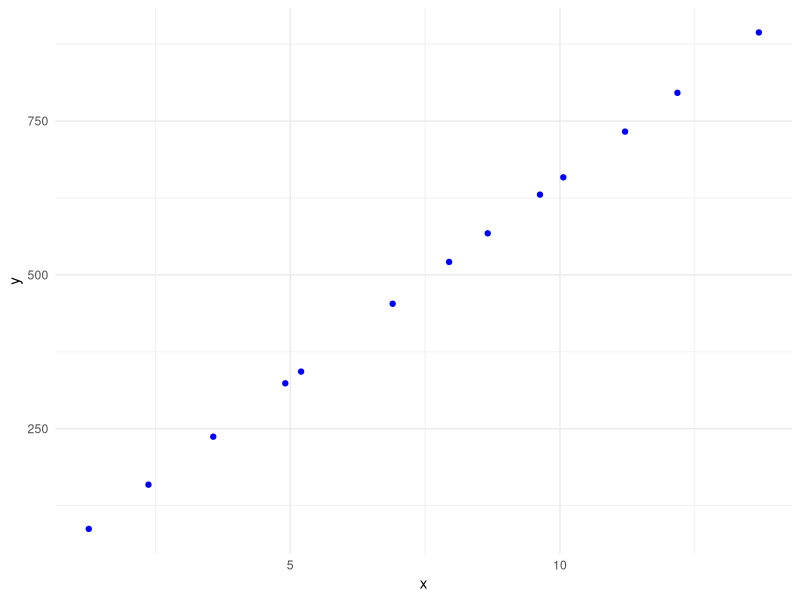
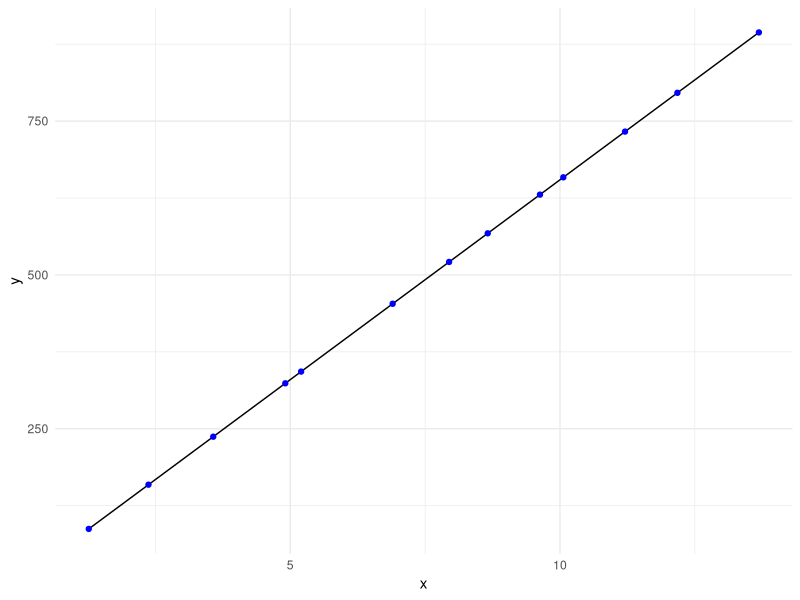

R code for these plots, in order:
## ---- chunk 1
knitr::opts_chunk$set(echo=TRUE, message=FALSE, warning=FALSE, tidy=FALSE,
                      fig.width=8)
## ---- chunk 2
library(tidyverse)

options(dplyr.summarise.inform = FALSE)
## ---- chunk 3
set.seed(1)
data = tibble(x = 1:13 + runif(13),
              y = 5 + 64.96 * x)

data %>%
  ggplot(aes(x, y)) +
  geom_point(color = "blue") +
  theme_minimal()
## ---- chunk 4
data %>%
  ggplot(aes(x, y)) +
  geom_line(color = "black") +
  geom_point(color = "blue") +
  theme_minimal()
